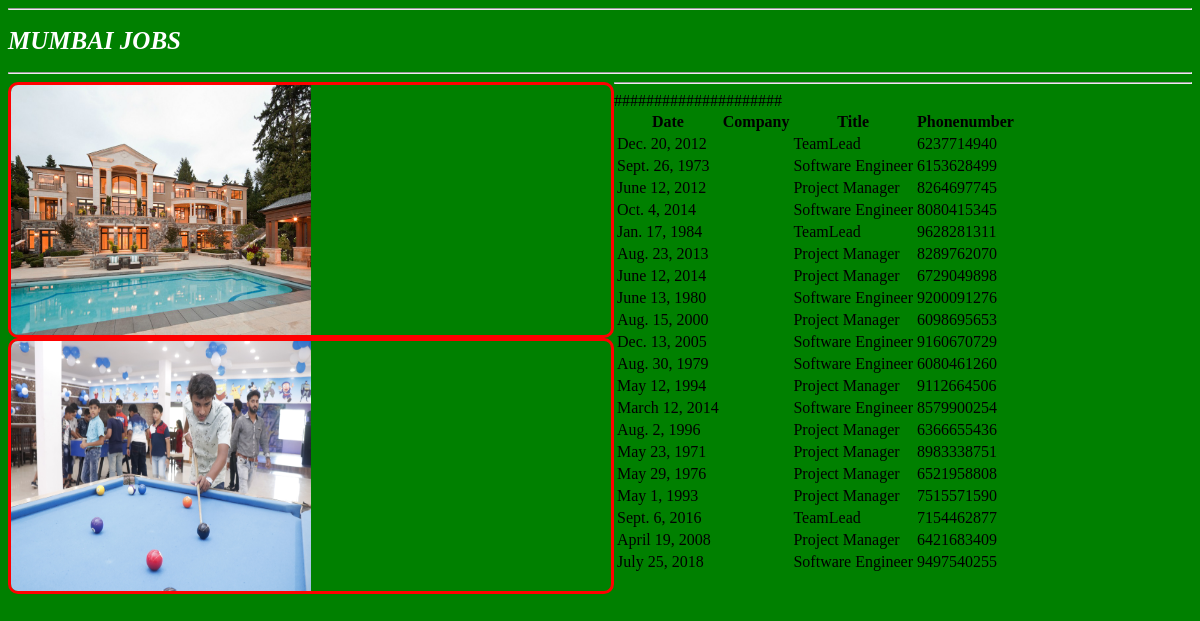
/mumbai/, run on the app's committed database.
### recruiter/models.py (models this page shows)
class mumbaijobinfo(models.Model):
    date=models.DateField();
    cname=models.CharField(max_length=30);
    title=models.CharField(max_length=30);
    phonenum=models.IntegerField();

### recruiter/views.py (the view)
# urls.py: url(r'^mumbai/', views.mumbaijobdata),
def mumbaijobdata(request):
    jobs_list=mumbaijobinfo.objects.all()
    return render(request,"recruiter/mumbai.html",{'jobs_list':jobs_list})

### templates/recruiter/mumbai.html (shortened to what this page needs)
<!DOCTYPE html>
{% load staticfiles %}
<html lang="en" dir="ltr">
  <head>
    <link rel='stylesheet' href='{% static "css/DESIGN.CSS"%}'>
  </head>
  <body>
    <hr>
     <h1>MUMBAI JOBS</h1>
    <hr>
     <img src='{% static "images/abc.jpg" %}'>
     <img src='{% static "images/abc1.jpg" %}'>
    <hr>
     {% if jobs_list %}
     <table id='tab'>
       <thead>
         <th>Date</th>
         #<th>Company</th>
         <th>Title</th>
         <th>Phonenumber</th>
        </thead>
      {% for jobs in jobs_list %}
      <tr>
        <td>{{jobs.date}}</td>
        #<td>{{jobs.company}}</td>
        <td>{{jobs.title}}</td>
        <td>{{jobs.phonenum}}</td>
      </tr>
      {% endfor %}
    </table>
      {% else %}
    <p>No jobs here</p>
     {% endif %}
  </body>
</html>

### data on the page
mumbaijobinfo: date "Dec. 20, 2012", title "TeamLead", phonenum "6237714940"
mumbaijobinfo: date "Sept. 26, 1973", title "Software Engineer", phonenum "6153628499"
mumbaijobinfo: date "June 12, 2012", title "Project Manager", phonenum "8264697745"
mumbaijobinfo: date "Oct. 4, 2014", title "Software Engineer", phonenum "8080415345"
mumbaijobinfo: date "Jan. 17, 1984", title "TeamLead", phonenum "9628281311"
mumbaijobinfo: date "Aug. 23, 2013", title "Project Manager", phonenum "8289762070"
mumbaijobinfo: date "June 12, 2014", title "Project Manager", phonenum "6729049898"
mumbaijobinfo: date "June 13, 1980", title "Software Engineer", phonenum "9200091276"
mumbaijobinfo: date "Aug. 15, 2000", title "Project Manager", phonenum "6098695653"
mumbaijobinfo: date "Dec. 13, 2005", title "Software Engineer", phonenum "9160670729"
mumbaijobinfo: date "Aug. 30, 1979", title "Software Engineer", phonenum "6080461260"
mumbaijobinfo: date "May 12, 1994", title "Project Manager", phonenum "9112664506"
mumbaijobinfo: date "March 12, 2014", title "Software Engineer", phonenum "8579900254"
mumbaijobinfo: date "Aug. 2, 1996", title "Project Manager", phonenum "6366655436"
mumbaijobinfo: date "May 23, 1971", title "Project Manager", phonenum "8983338751"
mumbaijobinfo: date "May 29, 1976", title "Project Manager", phonenum "6521958808"
mumbaijobinfo: date "May 1, 1993", title "Project Manager", phonenum "7515571590"
mumbaijobinfo: date "Sept. 6, 2016", title "TeamLead", phonenum "7154462877"
mumbaijobinfo: date "April 19, 2008", title "Project Manager", phonenum "6421683409"
mumbaijobinfo: date "July 25, 2018", title "Software Engineer", phonenum "9497540255"
